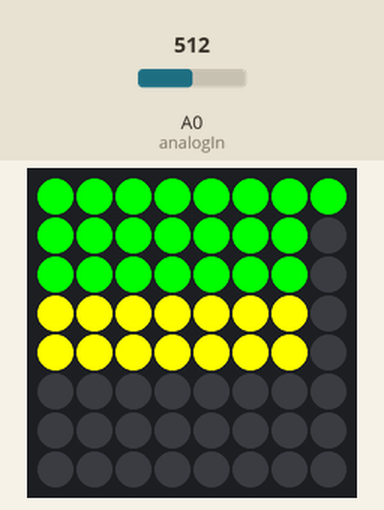
A sketch run on a simulated Arduino Uno, built with avr-gcc and run on an emulated ATmega328P. On the bench: 8×8 RGB LED matrix (first LED top left, wired row by row). The inputs (shaded band) are chosen by the test bench; at power-on: A0 (analogIn) = 512.

Above: at 1.2 s.
1.3 s: A0 (analogIn) set to 400
At 2.5 s:
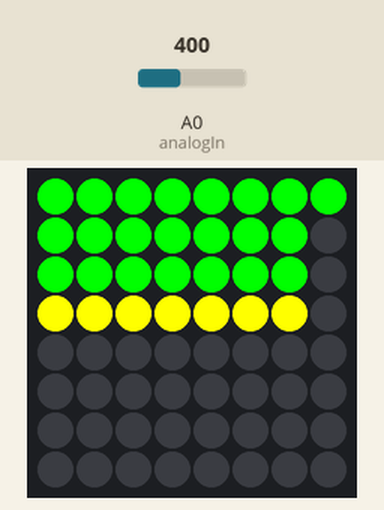
2.8 s: A0 (analogIn) set to 366
At 3.8 s:
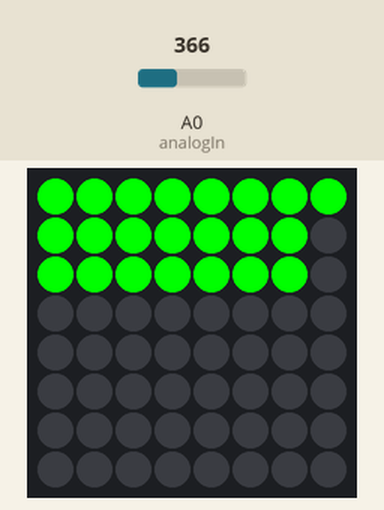
4.3 s: A0 (analogIn) set to 900
At 5.1 s:
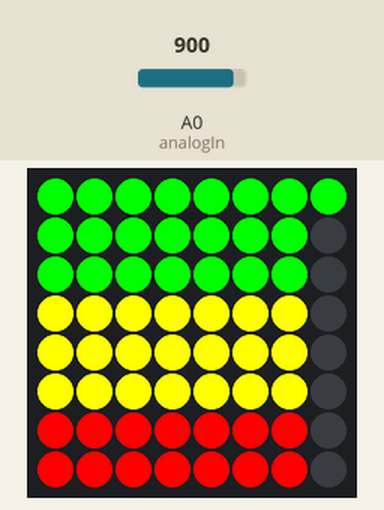
5.8 s: A0 (analogIn) set to 779
At 6.1 s:
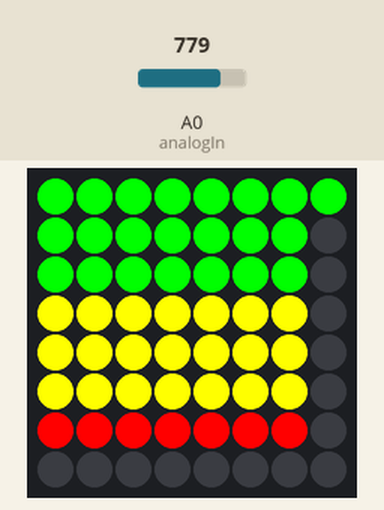
7.3 s: A0 (analogIn) set to 749
At 8.5 s:
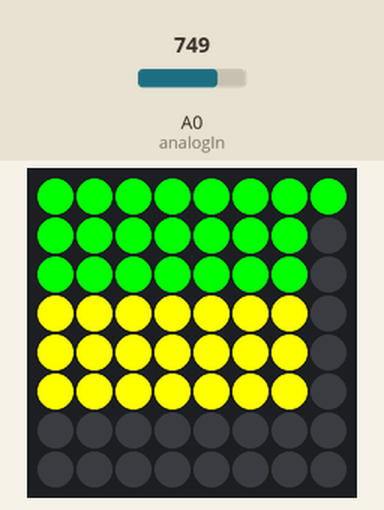
8.8 s: A0 (analogIn) set to 1023
At 9.6 s:
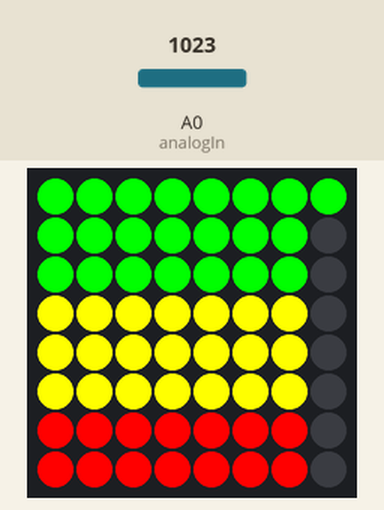
Timing chart, 0 to 11.3 s (numbered marks = the images above; inputs shaded):
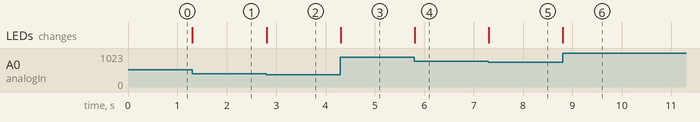

Measured:
- the behaviour switches between 384 and 383 on A0 (analogIn) (found by bisection; images 1 and 2)
- the behaviour switches between 768 and 767 on A0 (analogIn) (found by bisection; images 4 and 5)
- after the input at 1.3 s, the LEDs: change at once (image 1)
- after the input at 2.8 s, the LEDs: change at once (image 2)
- after the input at 4.3 s, the LEDs: first change at once (image 3 shows a later state)
- after the input at 5.8 s, the LEDs: change at once (image 4)
- after the input at 7.3 s, the LEDs: first change at once (image 5 shows a later state)
- after the input at 8.8 s, the LEDs: change at once (image 6)

The sketch:

ch_15_spectrum_display.ino
```cpp
#include <Wire.h>
#include "Adafruit_LEDBackpack.h"
#include "Adafruit_GFX.h"

const int resetPin = A1;
const int strobePin = A2;
const int analogIn = A0;

const int colors[] = {LED_GREEN, LED_GREEN, LED_GREEN, LED_YELLOW, LED_YELLOW, LED_YELLOW, LED_RED, LED_RED};

Adafruit_BicolorMatrix matrix = Adafruit_BicolorMatrix();

void setup()
{
  pinMode(resetPin, OUTPUT);
  pinMode(strobePin, OUTPUT);
  matrix.begin(0x70);
}

void loop()
{
  pulsePin(resetPin, 100);
  matrix.clear();
  matrix.drawPixel(7, 0, colors[0]);
  for (int x = 6; x >= 0; x--)
  {
    pulsePin(strobePin, 50);
    int magnitude = analogRead(analogIn) >> 7;
    for (int y = 0; y <= magnitude; y++)
    {
      matrix.drawPixel(x, y, colors[y]);
    }
  }
  matrix.writeDisplay();
}

void pulsePin(int pin, int duration)
{
  digitalWrite(pin, HIGH);
  delayMicroseconds(duration);
  digitalWrite(pin, LOW);
  delayMicroseconds(100);
}
```
